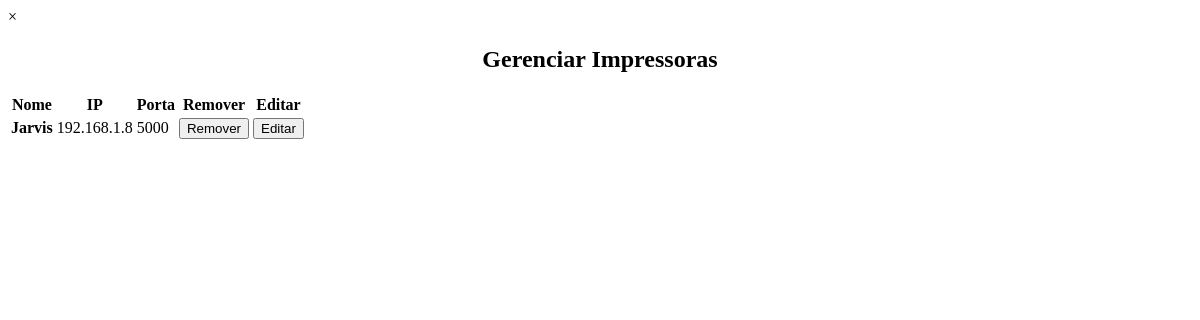
The page /manage_printers on the database as committed earlier.
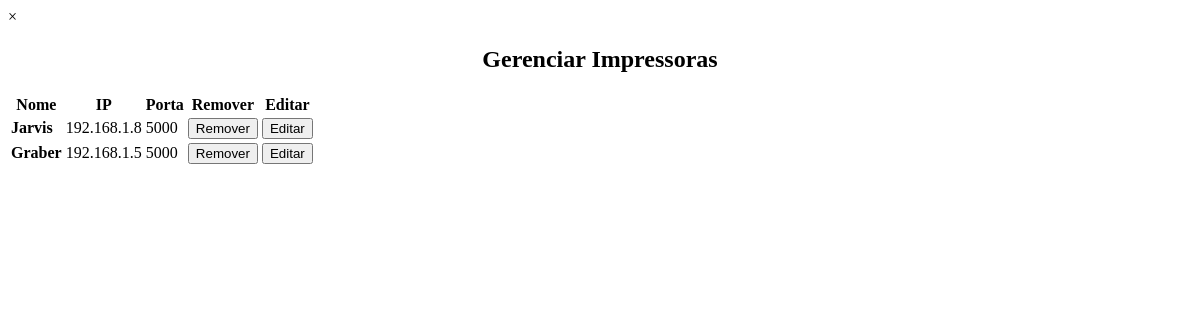
The same page on the database as committed later.
### tables this page shows
CREATE TABLE printers (
            id INTEGER PRIMARY KEY AUTOINCREMENT,
            ip TEXT NOT NULL,
            api_key TEXT NOT NULL,
            port INTEGER NOT NULL,
            webcam_port TEXT NOT NULL,
            nome TEXT NOT NULL
        );

### app.py (the view)
@app.route('/manage_printers', methods=['GET'])
def manage_printers_route():
    printers = get_all_printers()
    return render_template('manage_printers.html', printers=printers)

### printer_manager.py (called while the page is built)
def get_all_printers():
    conn = sqlite3.connect('printers.db')
    cursor = conn.cursor()
    cursor.execute('SELECT * FROM printers')
    printers = cursor.fetchall()
    conn.close()
    printers_list = []
    for printer in printers:
        printer_dict = {
            'id': printer[0],
            'ip': printer[1],
            'api_key': printer[2],
            'port': printer[3],
            'webcam_port': printer[4],
            'nome': printer[5]
        }
        printers_list.append(printer_dict)
    return printers_list

### templates/manage_printers.html (shortened to what this page needs)
<div class="modal-content">
    <span class="close">&times;</span>
    <h2 style="text-align: center;">Gerenciar Impressoras</h2>
    <table class="tablePrinters">
        <tr>
            <th>Nome</th>
            <th>IP</th>
            <th>Porta</th>
            <th>Remover</th>
            <th>Editar</th>
        </tr>
        {% for printer in printers %}
        <tr>
            <td><strong>{{ printer['nome'] }}</strong></td>
            <td>{{ printer['ip'] }}</td>
            <td>{{ printer['port'] }}</td>
            <td><button class="deletePrinter btn btnTable" data-ip="{{ printer['ip'] }}">Remover</button></td>
            <td><button class="editPrinter btn btnTable" data-ip="{{ printer['ip'] }}"
                data-nome="{{ printer['nome'] }}"
                data-port="{{ printer['port'] }}"
                data-webcam="{{ printer['webcam_port'] }}"
                data-api="{{ printer['api_key'] }}">Editar</button></td>
        </tr>
        {% endfor %}
    </table>
</div>

Rows that differ between the two databases and show on the page:
added printers: nome "Graber", ip "192.168.1.5", port "5000"
